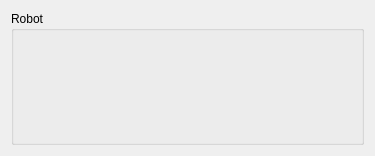
<?xml version="1.0" encoding="UTF-8"?>
<ui version="4.0">
 <class>Robot</class>
 <widget class="QWidget" name="Robot">
  <property name="geometry">
   <rect>
    <x>0</x>
    <y>0</y>
    <width>375</width>
    <height>156</height>
   </rect>
  </property>
  <property name="minimumSize">
   <size>
    <width>287</width>
    <height>156</height>
   </size>
  </property>
  <property name="maximumSize">
   <size>
    <width>16777215</width>
    <height>16777215</height>
   </size>
  </property>
  <property name="windowTitle">
   <string>Form</string>
  </property>
  <layout class="QGridLayout" name="gridLayout">
   <item row="0" column="0">
    <widget class="QGroupBox" name="groupBox">
     <property name="title">
      <string>Robot</string>
     </property>
     <layout class="QGridLayout" name="gridLayout_2">
      <item row="0" column="0">
       <layout class="QHBoxLayout" name="horizontalLayout">
        <item>
         <widget class="Light" name="label_light">
          <property name="maximumSize">
           <size>
            <width>75</width>
            <height>16777215</height>
           </size>
          </property>
          <property name="text">
           <string/>
          </property>
          <property name="pixmap">
           <pixmap resource="myresourse.qrc">:/lights/IMG_Grey.png</pixmap>
          </property>
          <property name="scaledContents">
           <bool>false</bool>
          </property>
         </widget>
        </item>
        <item>
         <widget class="QLabel" name="label_State">
          <property name="font">
           <font>
            <pointsize>12</pointsize>
           </font>
          </property>
          <property name="statusTip">
           <string>Show the robot state.</string>
          </property>
          <property name="text">
           <string/>
          </property>
         </widget>
        </item>
       </layout>
      </item>
     </layout>
    </widget>
   </item>
  </layout>
 </widget>
 <customwidgets>
  <customwidget>
   <class>Light</class>
   <extends>QLabel</extends>
   <header>light.h</header>
  </customwidget>
 </customwidgets>
 <resources>
  <include location="myresourse.qrc"/>
 </resources>
 <connections/>
</ui>
